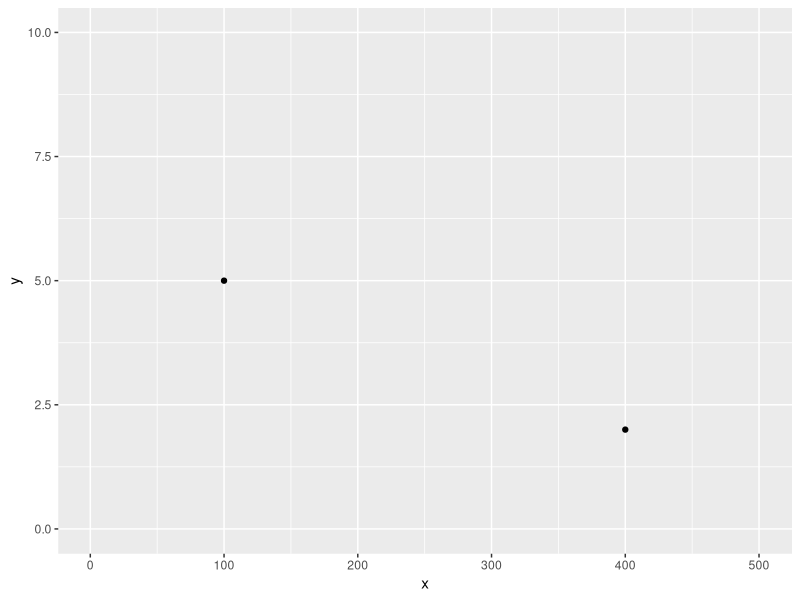
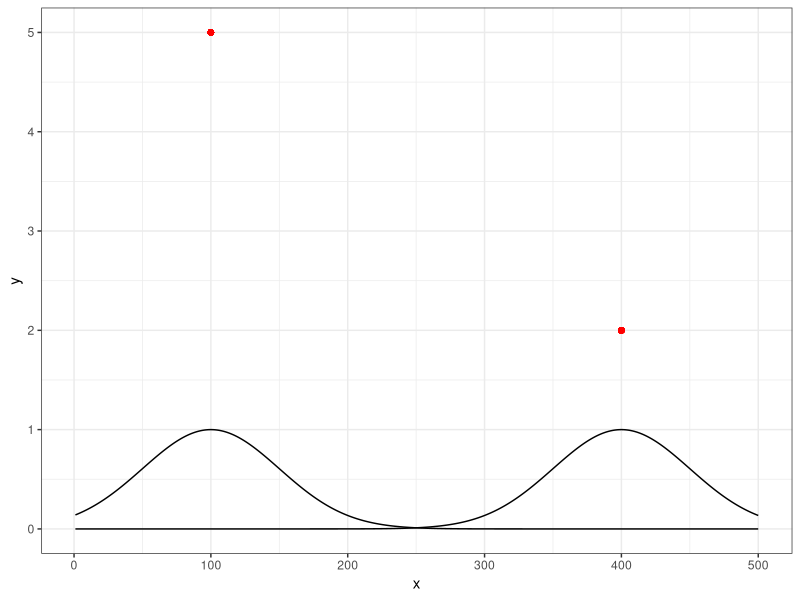

R code for these plots, in order: (Note: this script raises an error after producing the figures.)
## ---- chunk 1
library(tidyverse)

npts <- 500
x <- 1:500
x_data <- c(100, 400)
y_data <- c(5, 2)

df_data <- tibble(x = x_data, 
                  y = y_data)

ggplot(df_data, aes(x = x, y = y)) + 
  geom_point() + 
  coord_cartesian(xlim = c(min(x), max(x)),
                  ylim = c(0, 10))
## ---- chunk 2
sigma <- 50
i <- 1
for (i in 1:nrow(df_data)){
  x_i <- df_data[[i, "x"]]
  y_i <- df_data[[i, "y"]]
  kernel_i <- sqrt(2*pi)*sigma*dnorm(x = x, mean = x_i, sd = sigma)
  if (i == 1) {
    df_kernel <- tibble(xi = x_i,
                        yi = y_i,
                        x = x,
                        y = kernel_i)  
  } else {
    df_kernel <- bind_rows(df_kernel, 
                           tibble(xi = x_i,
                                  yi = y_i,
                                  x = x,
                                  y = kernel_i)  )
  }
  
}

ggplot(df_kernel, aes(x = x, y = y)) + 
  geom_line(aes(group = xi)) + 
  geom_point(aes(x = xi, y = yi), 
             col = "red") + 
  theme_bw()
## ---- chunk 3
tmp <- df_kernel %>% 
  select(xi, x, y) %>% 
  mutate(xi = str_c("y", xi)) %>% 
  pivot_wider(id = "x", names_from = "xi", values_from = "y") 

A1 <-5.0
A2 <- 2.0
tmp <- tmp %>% 
  mutate(fx = A1*y100 + A2*y400)

ggplot(tmp, aes(x = x, y = fx)) + 
  geom_line()
